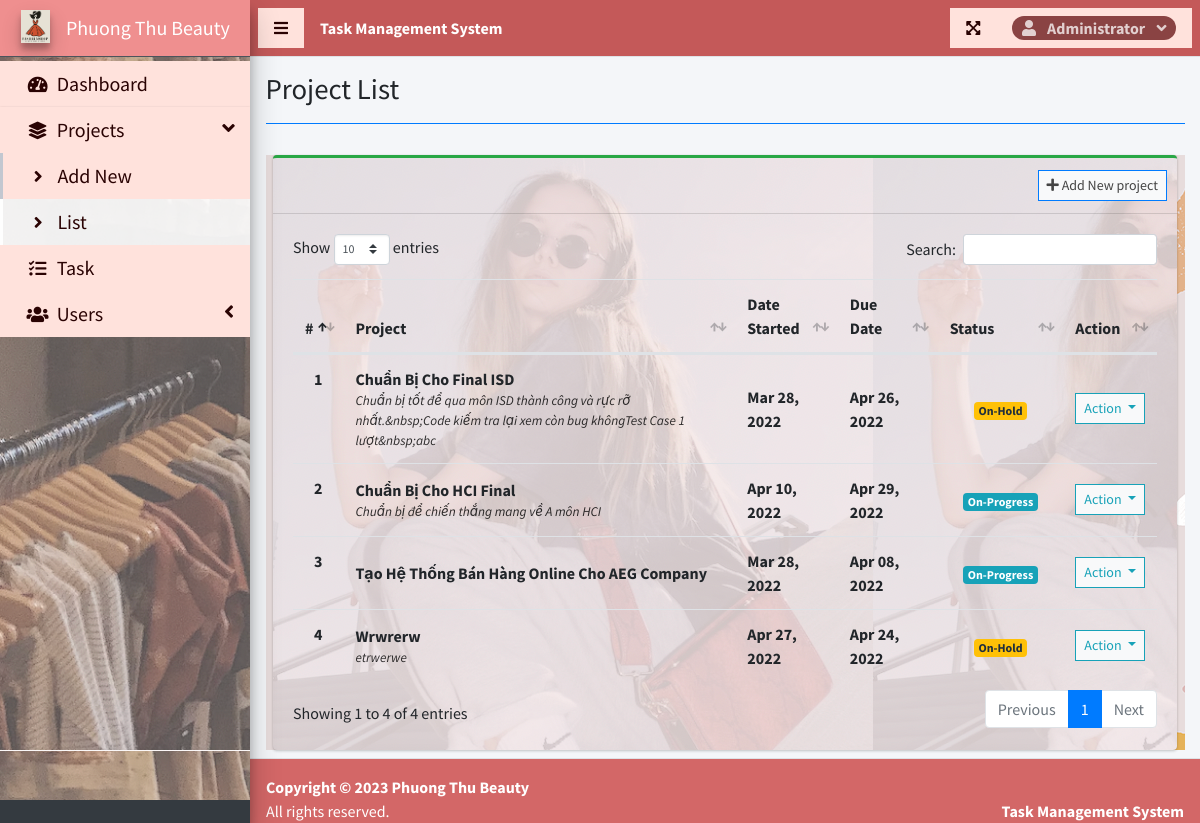
The app's page /index.php?page=project_list (signed in) with its own data.
### tables this page shows
CREATE TABLE `project_list` (
  `id` int(30) NOT NULL,
  `name` varchar(200) NOT NULL,
  `description` text NOT NULL,
  `status` tinyint(2) NOT NULL,
  `start_date` date NOT NULL,
  `end_date` date NOT NULL,
  `manager_id` int(30) NOT NULL,
  `user_ids` text NOT NULL,
  `date_created` datetime NOT NULL DEFAULT current_timestamp()
);

### project_list.php (the view, shortened to what this page needs)
<?php include'db_connect.php' ?>
<div class="col-lg-12" class="card-header" style="background-image: url('assets/uploads/fbc.png');">
	<div class="card card-outline card-success" style="background-image: url('assets/uploads/prolist.png');">
		<div class="card-header">
            <?php if($_SESSION['login_type'] != 3): ?>
			<div class="card-tools">
				<a class="btn btn-block btn-sm btn-default btn-flat border-primary" href="./index.php?page=new_project"><i class="fa fa-plus"></i> Add New project</a>
			</div>
            <?php endif; ?>
		</div>
		<div class="card-body">
			<table class="table tabe-hover table-condensed" id="list">
				<colgroup>
					<col width="1%">
					<col width="50%">
					<col width="12%">
					<col width="12%">
					<col width="15%">
					<col width="8%">
				</colgroup>
				<thead>
					<tr>
						<th class="text-center">#</th>
						<th>Project</th>
						<th>Date Started</th>
						<th>Due Date</th>
						<th>Status</th>
						<th>Action</th>
					</tr>
				</thead>
				<tbody>
					<?php
					$i = 1;
					$stat = array("Pending","Started","On-Progress","On-Hold","Over Due","Done");
					$where = "";
					$qry = $conn->query("SELECT * FROM project_list $where order by name asc");
					while($row= $qry->fetch_assoc()):
						$trans = get_html_translation_table(HTML_ENTITIES,ENT_QUOTES);
						unset($trans["\""], $trans["<"], $trans[">"], $trans["<h2"]);
						$desc = strtr(html_entity_decode($row['description']),$trans);
						$desc=str_replace(array("<li>","</li>"), array("",", "), $desc);
		                $cprog = $conn->query("SELECT * FROM task_list where project_id = {$row['id']} and status = 3")->num_rows;
		                $prod = $conn->query("SELECT * FROM user_productivity where project_id = {$row['id']}")->num_rows;
						if($row['status'] == 0 && strtotime(date('Y-m-d')) >= strtotime($row['start_date'])):
						if($prod  > 0  || $cprog > 0)
		                  $row['status'] = 2;
		                else
		                  $row['status'] = 1;
						elseif($row['status'] == 0 && strtotime(date('Y-m-d')) > strtotime($row['end_date'])):
						$row['status'] = 4;
						endif;
					?>
					<tr>
						<th class="text-center"><?php echo $i++ ?></th>
						<td>
							<p><b><?php echo ucwords($row['name']) ?></b></p>
							<p class="truncate"><?php echo strip_tags($desc) ?></p>
						</td>
						<td><b><?php echo date("M d, Y",strtotime($row['start_date'])) ?></b></td>
						<td><b><?php echo date("M d, Y",strtotime($row['end_date'])) ?></b></td>
						<td class="text-center">
							<?php
							  if($stat[$row['status']] =='Pending'){
							  	echo "<span class='badge badge-secondary'>{$stat[$row['status']]}</span>";
							  }elseif($stat[$row['status']] =='Started'){
							  	echo "<span class='badge badge-primary'>{$stat[$row['status']]}</span>";
							  }elseif($stat[$row['status']] =='On-Progress'){
							  	echo "<span class='badge badge-info'>{$stat[$row['status']]}</span>";
							  }elseif($stat[$row['status']] =='On-Hold'){
							  	echo "<span class='badge badge-warning'>{$stat[$row['status']]}</span>";
							  }elseif($stat[$row['status']] =='Over Due'){
							  	echo "<span class='badge badge-danger'>{$stat[$row['status']]}</span>";
							  }elseif($stat[$row['status']] =='Done'){
							  	echo "<span class='badge badge-success'>{$stat[$row['status']]}</span>";
							  }
							?>
						</td>
						<td class="text-center">
							<button type="button" class="btn btn-default btn-sm btn-flat border-info wave-effect text-info dropdown-toggle" data-toggle="dropdown" aria-expanded="true">
		                      Action
		                    </button>
						</td>
					</tr>
				<?php endwhile; ?>
				</tbody>
			</table>
		</div>
	</div>
</div>

### project_list.php (style rules this page uses)
table p { margin: unset !important; }
table td { vertical-align: middle !important }

### records on screen
project_list: name "Chuẩn Bị Cho Final ISD", description "Chuẩn bị tốt để qua môn ISD thành công và rực rỡ nhất.&nbsp;Code kiếm tra lại xem còn bug khôngTest Case 1 lượt&nbsp;abc", start_date "Mar 28, 2022", end_date "Apr 26, 2022", status "On-Hold"
project_list: name "Chuẩn Bị Cho HCI Final", description "Chuẩn bị để chiến thắng mang về A môn HCI", start_date "Apr 10, 2022", end_date "Apr 29, 2022", manager "On-Progress"
project_list: name "Tạo Hệ Thống Bán Hàng Online Cho AEG Company", start_date "Mar 28, 2022", end_date "Apr 08, 2022", status "On-Progress"
project_list: name "Wrwrerw", description "etrwerwe", start_date "Apr 27, 2022", end_date "Apr 24, 2022", status "On-Hold"

### other values on screen
$_SESSION['system']['name'] "Task Management System"
$_SESSION['login_firstname'] "Administrator"
$title "Project List"
